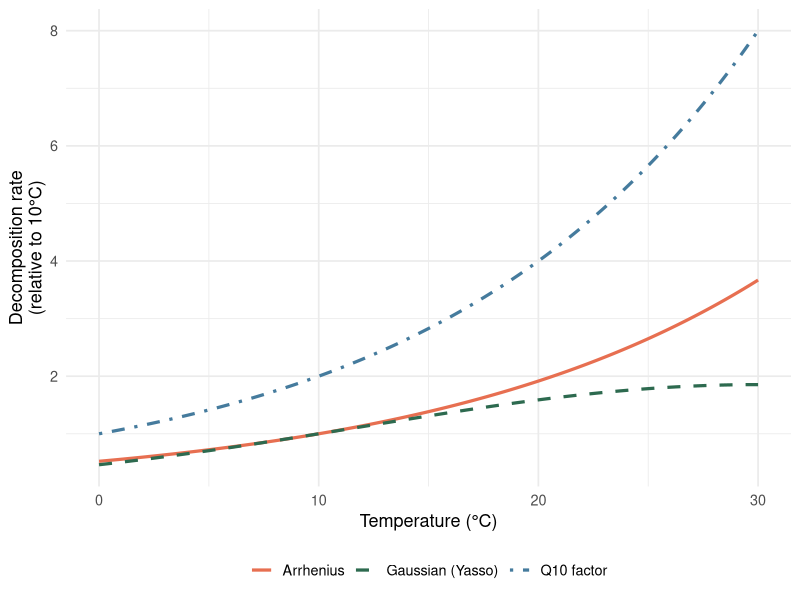
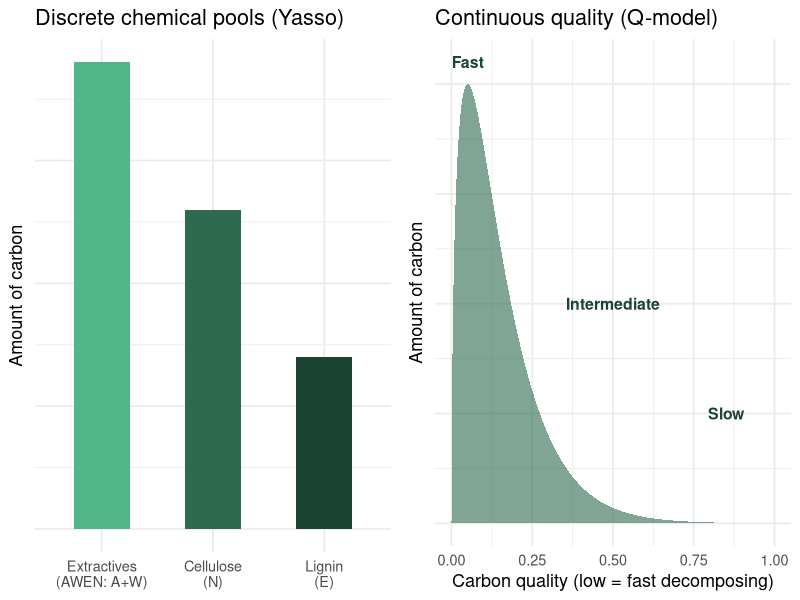
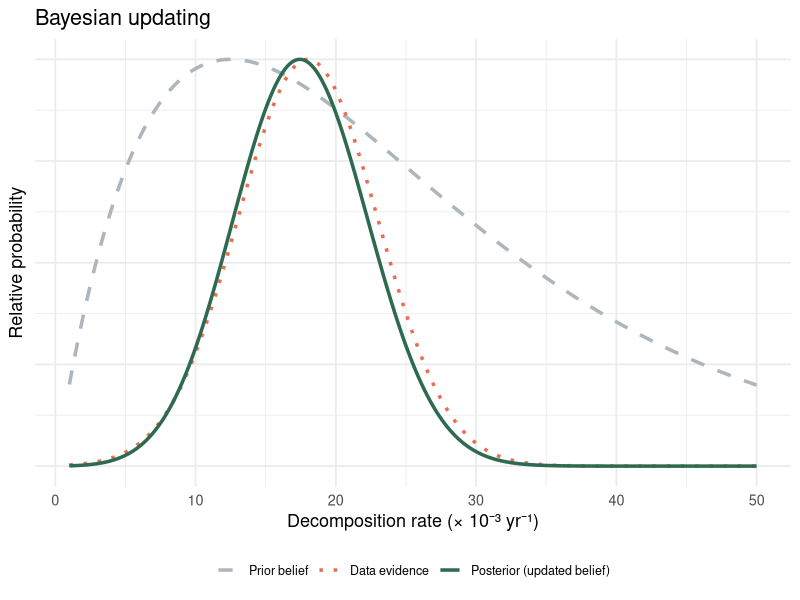
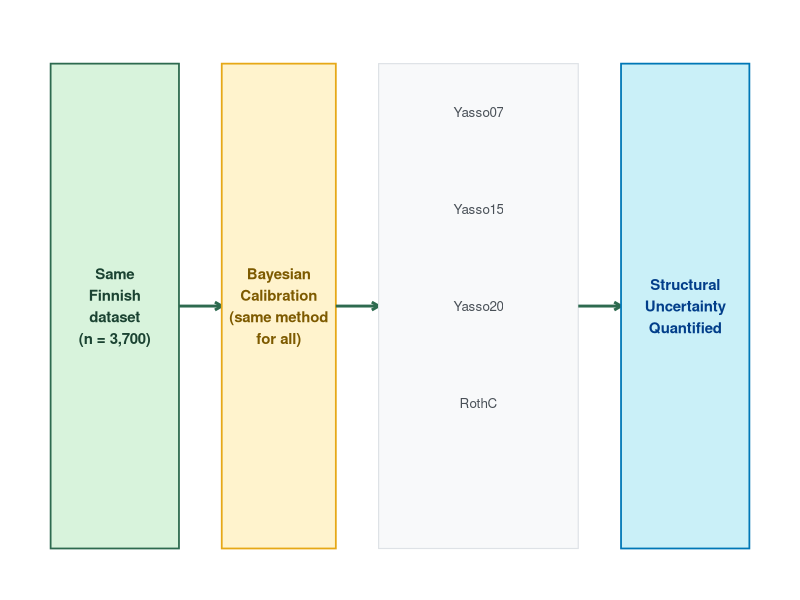
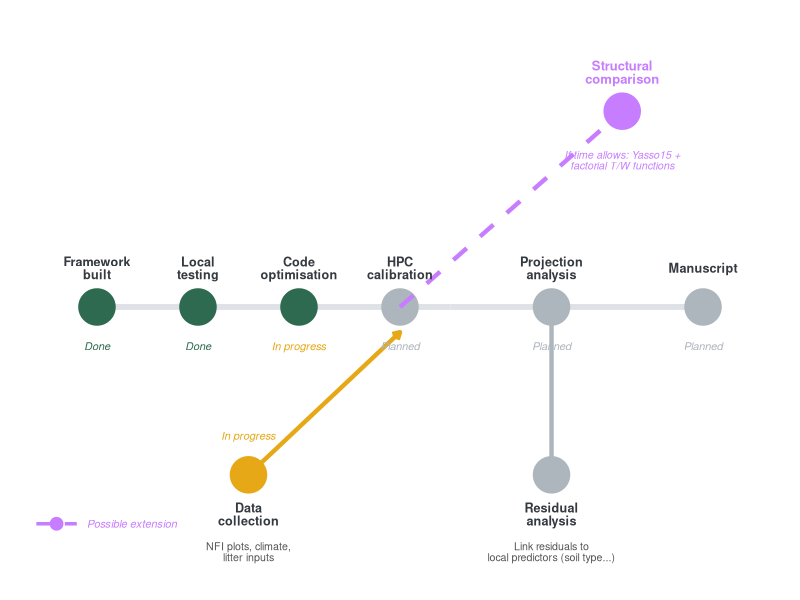

These figures' R source, in order:
## ---- chunk 1
knitr::opts_chunk$set(echo = FALSE, warning = FALSE, message = FALSE,
                      fig.retina = 3, fig.align = "center")
library(ggplot2)
library(dplyr)
library(tidyr)
## ---- chunk 2
temp <- seq(0, 30, 0.1)

# Three different temperature response functions
q10_response <- exp(log(2) * temp / 10)        # Q10 = 2
arrhenius <- exp(0.065 * (temp - 10))           # Arrhenius-like
gaussian   <- exp(-0.5 * ((temp - 30) / 18)^2) * 2.5 # Gaussian (Yasso)
gaussian <- gaussian / gaussian[which.min(abs(temp - 10))]

df_temp <- data.frame(
  Temperature = rep(temp, 3),
  Response = c(q10_response, arrhenius, gaussian),
  Model = rep(c("Q10 factor", "Arrhenius", "Gaussian (Yasso)"), each = length(temp))
)

ggplot(df_temp, aes(x = Temperature, y = Response, colour = Model, linetype = Model)) +
  geom_line(size = 1.1) +
  scale_colour_manual(values = c("#e76f51", "#2d6a4f", "#457b9d")) +
  scale_linetype_manual(values = c("solid", "dashed", "dotdash")) +
  labs(x = "Temperature (°C)", y = "Decomposition rate\n(relative to 10°C)",
       colour = NULL, linetype = NULL) +
  theme_minimal(base_size = 13) +
  theme(legend.position = "bottom")
## ---- chunk 3
set.seed(42)
n <- 1000
x <- seq(0, 1, length.out = 300)

# Continuous quality distribution
continuous_density <- dgamma(x * 10, shape = 1.5, rate = 1) 
continuous_density <- continuous_density / max(continuous_density)

# Discrete pools — approximation
pool_positions <- c(0.08, 0.35, 0.75)
pool_heights <- c(0.95, 0.75, 0.45)
pool_widths <- c(0.07, 0.08, 0.1)

df_cont <- data.frame(x = x, y = continuous_density)

p1 <- ggplot() +
  geom_area(data = df_cont, aes(x = x, y = y), fill = "#2d6a4f", alpha = 0.6) +
  annotate("text", x = 0.05, y = 1.05, label = "Fast", colour = "#1b4332", size = 4, fontface = "bold") +
  annotate("text", x = 0.5,  y = 0.5,  label = "Intermediate", colour = "#1b4332", size = 4, fontface = "bold") +
  annotate("text", x = 0.85, y = 0.25, label = "Slow", colour = "#1b4332", size = 4, fontface = "bold") +
  labs(title = "Continuous quality (Q-model)",
       x = "Carbon quality (low = fast decomposing)",
       y = "Amount of carbon") +
  theme_minimal(base_size = 13) +
  theme(axis.text.y = element_blank(), axis.ticks.y = element_blank())

# Discrete pools
pool_df <- data.frame(
  Pool = factor(c("Extractives\n(AWEN: A+W)", "Cellulose\n(N)", "Lignin\n(E)"),
                levels = c("Extractives\n(AWEN: A+W)", "Cellulose\n(N)", "Lignin\n(E)")),
  Amount = c(0.95, 0.65, 0.35),
  Rate = c("Fast\n(years)", "Medium\n(decades)", "Slow\n(centuries)")
)

p2 <- ggplot(pool_df, aes(x = Pool, y = Amount, fill = Pool)) +
  geom_col(width = 0.5, show.legend = FALSE) +
  scale_fill_manual(values = c("#52b788", "#2d6a4f", "#1b4332")) +
  labs(title = "Discrete chemical pools (Yasso)",
       x = NULL, y = "Amount of carbon") +
  theme_minimal(base_size = 13) +
  theme(axis.text.y = element_blank(), axis.ticks.y = element_blank())

gridExtra::grid.arrange(p2, p1, ncol = 2)
## ---- chunk 4
x_vals <- seq(0.001, 0.05, length.out = 300)

prior_vals <- dgamma(x_vals, shape = 2, rate = 80)
prior_vals <- prior_vals / max(prior_vals)

likelihood_peak <- 0.018
likelihood_vals <- dnorm(x_vals, mean = likelihood_peak, sd = 0.005)
likelihood_vals <- likelihood_vals / max(likelihood_vals)

posterior_vals <- prior_vals * likelihood_vals
posterior_vals <- posterior_vals / max(posterior_vals)

df_bayes <- data.frame(
  x = rep(x_vals, 3),
  y = c(prior_vals, likelihood_vals, posterior_vals),
  Component = rep(c("Prior belief", "Data evidence", "Posterior (updated belief)"),
                  each = length(x_vals))
) %>%
  mutate(Component = factor(Component, levels = c("Prior belief", "Data evidence", "Posterior (updated belief)")))

ggplot(df_bayes, aes(x = x * 1000, y = y, colour = Component, linetype = Component)) +
  geom_line(size = 1.2) +
  scale_colour_manual(values = c("#adb5bd", "#e76f51", "#2d6a4f")) +
  scale_linetype_manual(values = c("dashed", "dotted", "solid")) +
  labs(x = "Decomposition rate (× 10⁻³ yr⁻¹)", y = "Relative probability",
       colour = NULL, linetype = NULL,
       title = "Bayesian updating") +
  theme_minimal(base_size = 13) +
  theme(legend.position = "bottom",
        axis.text.y = element_blank(),
        axis.ticks.y = element_blank(),
        legend.text = element_text(size = 9))
## ---- chunk 5
ggplot() +
  annotate("rect", xmin = 0.3, xmax = 1.2, ymin = 0.5, ymax = 4.5,
           fill = "#d8f3dc", colour = "#2d6a4f", linewidth = 0.6) +
  annotate("text", x = 0.75, y = 2.5, label = "Same\nFinnish\ndataset\n(n = 3,700)",
           size = 3.8, colour = "#1b4332", fontface = "bold", hjust = 0.5) +
  annotate("segment", x = 1.2, xend = 1.5, y = 2.5, yend = 2.5,
           arrow = arrow(length = unit(0.2, "cm")), colour = "#2d6a4f", linewidth = 1) +
  annotate("rect", xmin = 1.5, xmax = 2.3, ymin = 0.5, ymax = 4.5,
           fill = "#fff3cd", colour = "#e6a817", linewidth = 0.6) +
  annotate("text", x = 1.9, y = 2.5, label = "Bayesian\nCalibration\n(same method\nfor all)",
           size = 3.8, colour = "#7d5a00", fontface = "bold", hjust = 0.5) +
  annotate("segment", x = 2.3, xend = 2.6, y = 2.5, yend = 2.5,
           arrow = arrow(length = unit(0.2, "cm")), colour = "#2d6a4f", linewidth = 1) +
  annotate("rect", xmin = 2.6, xmax = 4.0, ymin = 0.5, ymax = 4.5,
           fill = "#f8f9fa", colour = "#dee2e6", linewidth = 0.4) +
  annotate("text", x = 3.3, y = 4.1, label = "Yasso07", size = 3.4, colour = "#495057") +
  annotate("text", x = 3.3, y = 3.3, label = "Yasso15", size = 3.4, colour = "#495057") +
  annotate("text", x = 3.3, y = 2.5, label = "Yasso20", size = 3.4, colour = "#495057") +
  annotate("text", x = 3.3, y = 1.7, label = "RothC",   size = 3.4, colour = "#495057") +
  annotate("segment", x = 4.0, xend = 4.3, y = 2.5, yend = 2.5,
           arrow = arrow(length = unit(0.2, "cm")), colour = "#2d6a4f", linewidth = 1) +
  annotate("rect", xmin = 4.3, xmax = 5.2, ymin = 0.5, ymax = 4.5,
           fill = "#caf0f8", colour = "#0077b6", linewidth = 0.6) +
  annotate("text", x = 4.75, y = 2.5, label = "Structural\nUncertainty\nQuantified",
           size = 3.8, colour = "#023e8a", fontface = "bold", hjust = 0.5) +
  xlim(0.2, 5.3) + ylim(0.3, 4.8) +
  theme_void()
## ---- chunk 6
library(knitr)
df <- data.frame(
  Model    = c("Yasso07", "Yasso15", "Yasso20", "RothC"),
  Origin   = c("Finland", "Finland", "Finland", "UK"),
  Pools    = c("5 (AWEN + humus)", "5 (AWEN + humus)", "5 (AWEN + humus)", "5 functional"),
  `Pool structure` = c("Chemical", "Chemical", "Chemical", "Functional"),
  `Temp. response` = c(
    "Gaussian — single scalar ξ, same for all pools",
    "Gaussian — pool-specific ξ (α, β per pool)",
    "Gaussian — pool-specific ξ and monthly calculation",
    "Q10 — single scalar ξ, fixed Q10 = 1.44"
  ),
  `Time step` = c("Annual", "Annual", "Annual", "Monthly"),
  check.names = FALSE
)
kable(df, format = "html", align = "llllll",
      table.attr = 'style="width:100%; font-size:0.76em; margin-top:0.3em;"')
## ---- chunk 7
library(ggplot2)
library(grid)

ggplot() +
  # ── Main timeline line ──────────────────────────────────────────
  annotate("segment", x=1, xend=4.5, y=2, yend=2,
           colour="#dee2e6", linewidth=2) +
  annotate("segment", x=4.5, xend=7, y=2, yend=2,
           colour="#dee2e6", linewidth=2) +

  # ── Data collection branch (enters HPC calibration) ─────────────
  annotate("segment", x=2.5, xend=4, y=0.8, yend=1.82,
           colour="#e6a817", linewidth=1.5,
           arrow=arrow(length=unit(0.2,"cm"))) +
  annotate("point", x=2.5, y=0.8, size=12, colour="#e6a817") +
  annotate("text", x=2.5, y=0.52,
           label="Data\ncollection",
           size=3.2, fontface="bold", colour="#343a40", lineheight=0.85) +
  annotate("text", x=2.5, y=0.25,
           label="NFI plots, climate,\nlitter inputs",
           size=2.7, colour="#555555", lineheight=0.85) +
  annotate("text", x=2.5, y=1.08,
           label="In progress", size=2.8, fontface="italic", colour="#e6a817") +

  # ── Main nodes ──────────────────────────────────────────────────
  annotate("point", x=1,   y=2, size=12, colour="#2d6a4f") +
  annotate("point", x=2,   y=2, size=12, colour="#2d6a4f") +
  annotate("point", x=3,   y=2, size=12, colour="#2d6a4f") +
  annotate("point", x=4,   y=2, size=12, colour="#adb5bd") +
  annotate("point", x=5.5, y=2, size=12, colour="#adb5bd") +
  annotate("point", x=7,   y=2, size=12, colour="#adb5bd") +

  # ── Branch 1: residual analysis ─────────────────────────────────
  annotate("segment", x=5.5, xend=5.5, y=2, yend=0.8,
           colour="#adb5bd", linewidth=1.5,
           arrow=arrow(length=unit(0.2,"cm"))) +
  annotate("point", x=5.5, y=0.8, size=12, colour="#adb5bd") +
  annotate("text", x=5.5, y=0.52,
           label="Residual\nanalysis",
           size=3.2, fontface="bold", colour="#343a40", lineheight=0.85) +
  annotate("text", x=5.5, y=0.25,
           label="Link residuals to\nlocal predictors (soil type...)",
           size=2.7, colour="#555555", lineheight=0.85) +

  # ── Branch 2: structural comparison (dashed, possible) ──────────
  annotate("segment", x=4, xend=6.2, y=2, yend=3.4,
           colour="#c77dff", linewidth=1.5, linetype="dashed",
           arrow=arrow(length=unit(0.2,"cm"))) +
  annotate("point", x=6.2, y=3.4, size=12, colour="#c77dff") +
  annotate("text", x=6.2, y=3.68,
           label="Structural\ncomparison",
           size=3.3, fontface="bold", colour="#c77dff", lineheight=0.85) +
  annotate("text", x=6.2, y=3.05,
           label="If time allows: Yasso15 +\nfactorial T/W functions",
           size=2.7, colour="#c77dff", lineheight=0.85, fontface="italic") +

  # ── Labels above main nodes ──────────────────────────────────────
  annotate("text", x=1,   y=2.28, label="Framework\nbuilt",     size=3.2, fontface="bold", colour="#343a40", lineheight=0.85) +
  annotate("text", x=2,   y=2.28, label="Local\ntesting",       size=3.2, fontface="bold", colour="#343a40", lineheight=0.85) +
  annotate("text", x=3,   y=2.28, label="Code\noptimisation",   size=3.2, fontface="bold", colour="#343a40", lineheight=0.85) +
  annotate("text", x=4,   y=2.28, label="HPC\ncalibration",     size=3.2, fontface="bold", colour="#343a40", lineheight=0.85) +
  annotate("text", x=5.5, y=2.28, label="Projection\nanalysis", size=3.2, fontface="bold", colour="#343a40", lineheight=0.85) +
  annotate("text", x=7,   y=2.28, label="Manuscript",           size=3.2, fontface="bold", colour="#343a40", lineheight=0.85) +

  # ── Status labels below main nodes ──────────────────────────────
  annotate("text", x=1,   y=1.72, label="Done",        size=2.8, fontface="italic", colour="#2d6a4f") +
  annotate("text", x=2,   y=1.72, label="Done",        size=2.8, fontface="italic", colour="#2d6a4f") +
  annotate("text", x=3,   y=1.72, label="In progress",        size=2.8, fontface="italic", colour="#e6a817") +
  annotate("text", x=4,   y=1.72, label="Planned", size=2.8, fontface="italic", colour="#adb5bd") +
  annotate("text", x=5.5, y=1.72, label="Planned",     size=2.8, fontface="italic", colour="#adb5bd") +
  annotate("text", x=7,   y=1.72, label="Planned",     size=2.8, fontface="italic", colour="#adb5bd") +

  # ── Legend ───────────────────────────────────────────────────────
  annotate("point",   x=0.6, y=0.45, size=4,  colour="#c77dff") +
  annotate("segment", x=0.4, xend=0.8, y=0.45, yend=0.45,
           colour="#c77dff", linewidth=1.2, linetype="dashed") +
  annotate("text", x=0.9, y=0.45, label="Possible extension", hjust=0,
           size=2.8, colour="#c77dff", fontface="italic") +

  xlim(0.4, 7.6) + ylim(0.1, 4.0) +
  theme_void() +
  theme(legend.position = "none")
